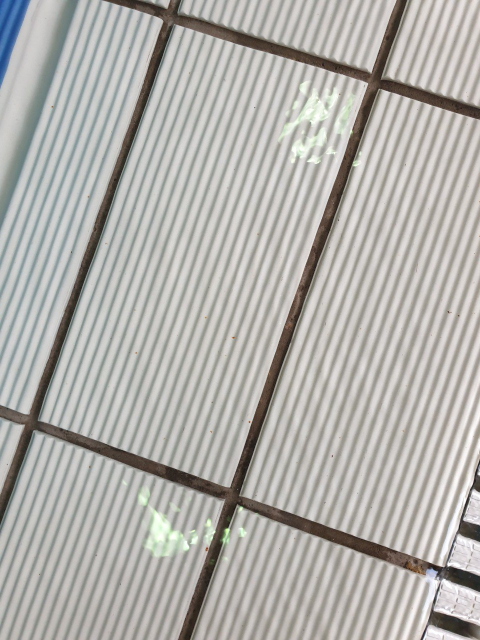
#> input picture tile.jpg, 960 x 1280 px (shown at 1/2 size)
$ python -i main.py   (imports and definitions only)
#> lines starting #> are read from the running program, lines starting #| are printed output that depends on the picture
import cv2
import imutils
import numpy as np

##########################
#   Generic Functions    #
##########################


# [8 lines left out: function showImg, not called in this run]


def resize(frame, maxHeight=800, maxWidth=1500):
    # If resize factor for height is greater than that of width
    if frame.shape[0] / maxHeight > frame.shape[1] / maxWidth:
        resizedFrame = imutils.resize(frame.copy(), height=maxHeight)
    else:
        resizedFrame = imutils.resize(frame.copy(), width=maxWidth)
    return resizedFrame, resizedFrame.shape[0] / frame.shape[0]


# [14 lines left out: function getROIFromVideo, not called in this run]


def getROIFromFrame(frame, fromCenter=False):
    frame, scale = resize(frame)
    r = cv2.selectROI(frame, fromCenter=fromCenter)
    cv2.destroyAllWindows()

    # If ROI invalid, return whole image
    if len(np.unique(r)) < 4:
        r = np.zeros(4).astype("int")
        r[3] = len(frame)
        r[2] = len(frame[0])

    return np.round(np.array(r) / scale).astype("int")


def cropWithROI(frame, roi):
    return frame[int(roi[1]) : int(roi[1] + roi[3]), int(roi[0]) : int(roi[0] + roi[2])]


# [177 lines left out: functions getTemplatesFromVideo, getTemplateMatches, getOutputVidFrameSize, getFrameFromVid, getRange, displayContours and 7 more, not called in this run]


class SelectionWindow:

    # [28 lines left out: functions __init__, displayWindow, callback_func, not called in this run]


class CalibWindow(SelectionWindow):

    # [17 lines left out: functions __init__, set_calib_length, getCalibScale, not called in this run]


# Add exception for case when three points happen to line up nicely or two or more points have the same coordinates
class CircleCalibWindow(CalibWindow):

    # [37 lines left out: functions __init__, set_calib_length, not called in this run]

    def getCalibScale(self, calibRadius):
        return self.radius / calibRadius

    def getCircle(self):
        return (self.centerx, self.centery, self.radius)


class EllipseCalibWindow(CalibWindow):

    # [20 lines left out: functions __init__, set_calib_length, not called in this run]

    def getEllipse(self):
        return self.ellipse


class DrawingWindow:

    # [61 lines left out: functions __init__, callback_func, displayWindow, not called in this run]

>>> import cv2
>>> picture = cv2.imread('tile.jpg')
#> picture is the input picture: shape (1280, 960, 3); mean B, G, R 171.5, 175.8, 177.3
>>> result = getROIFromFrame(picture)
#> in resize, `resizedFrame = imutils.resize(frame.copy(), height=maxHeight)`:
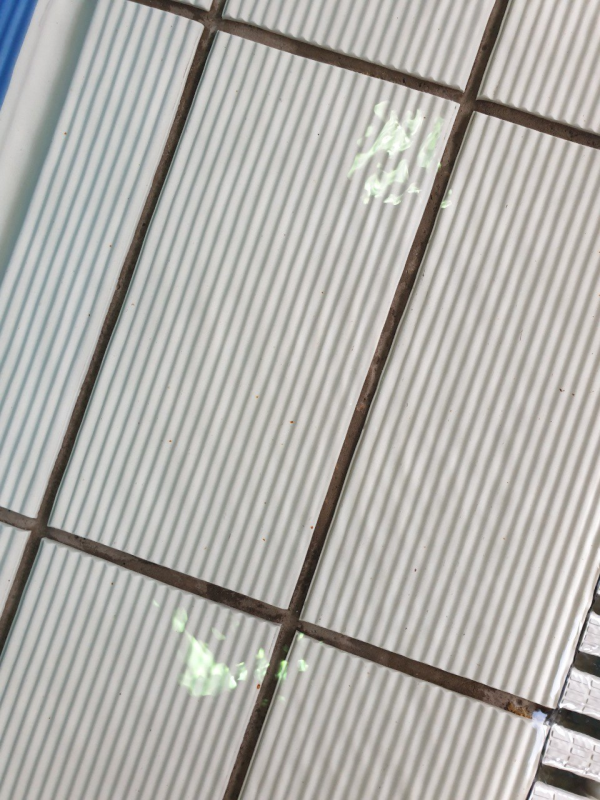
#> resizedFrame: shape (800, 600, 3); mean B, G, R 171.5, 175.8, 177.3
#> in getROIFromFrame, `frame, scale = resize(frame)`: scale = 0.625
#> (the run stopped early here; a loop or call above may not have finished)
